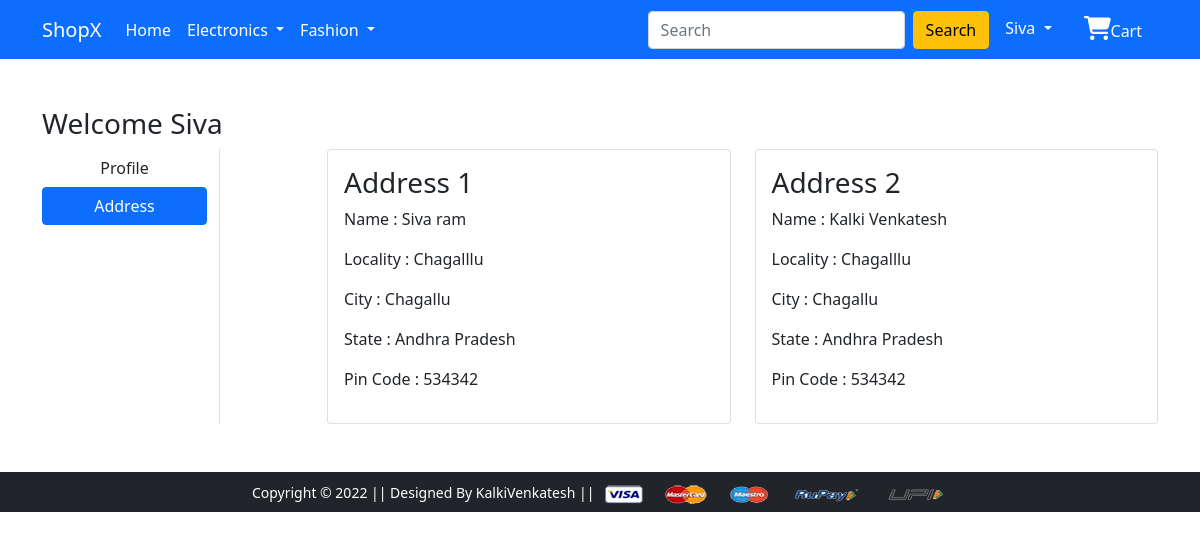
The page /address/ (signed in) on the database its author committed.
### app/models.py (models this page shows, shortened)
class Customer(models.Model):
    user = models.ForeignKey(User, on_delete=models.CASCADE)
    name = models.CharField(max_length=100)
    locality = models.CharField(max_length=100)
    city = models.CharField(max_length=100)
    zipcode = models.IntegerField()
    state = models.CharField(choices=STATE_CHOICES, max_length=50)

### app/views.py (the view)
# urls.py: path('address/', views.address, name='address'),
@login_required
def address(request):
    add = Customer.objects.filter(user=request.user)
    return render(request, 'app/address.html', {'add':add, 'active':'btn-primary '})

### app/templates/app/address.html (shortened to what this page needs)
{% extends 'app/base.html' %}
{% load static %}
{% block main-content %}
<div class="container my-5">
 <div class="row">
 <h3>Welcome <span class="text-capitalize">{{request.user}}</span></h3>
  <div class="col-sm-2 border-end">
   <ul class="list-unstyled">
    <li class="d-grid"><a href="{% url 'profile' %}" class="btn">Profile</a></li>
    <li class="d-grid"><a href="{% url 'address' %}" class="btn {{active}}">Address</a></li>
   </ul>
  </div>
  <div class="col-sm-9 offset-sm-1">
   <div class="row">
    {% for ad in  add %}
    <div class="col-sm-6">
     <div class="card">
      <div class="card-body">
       <h3>Address {{forloop.counter}} </h3>
       <p>Name     : {{ad.name}}</p>
       <p>Locality : {{ad.locality}}</p>
       <p>City     : {{ad.city}}</p>
       <p>State    : {{ad.state}}</p>
       <p>Pin Code : {{ad.zipcode}}</p>
      </div>
     </div>
    </div>
    {% endfor %}
   </div>
  </div>
 </div>
</div>
{% endblock main-content %}

### app/templates/app/base.html (shortened to what this page needs)
<!doctype html>
{% load static %}
<html lang="en">
  <head>
    <link href="https://cdn.jsdelivr.net/npm/bootstrap@5.0.0-beta1/dist/css/bootstrap.min.css" rel="stylesheet">
    <link rel="stylesheet" href="{% static 'app/css/owl.carousel.min.css' %}">
    <link rel="stylesheet" href="{% static 'app/css/all.min.css' %}">
    <link rel="stylesheet" href="{% static 'app/css/style.css' %}">
  </head>
  <body>
    <nav class="navbar navbar-expand-lg navbar-dark bg-primary">
     <div class="container">
       <a class="navbar-brand" href="/">ShopX</a>
       <div class="collapse navbar-collapse" id="navbarSupportedContent">
         <ul class="navbar-nav me-auto mb-2 mb-lg-0">
           <li class="nav-item">
             <a class="nav-link active" aria-current="page" href="/">Home</a>
           </li>
           <li class="nav-item dropdown">
             <a class="nav-link dropdown-toggle text-white" href="#" id="electronicsDropdown" role="button" data-bs-toggle="dropdown" aria-expanded="false">
               Electronics
             </a>
           </li>
           <li class="nav-item dropdown">
             <a class="nav-link dropdown-toggle text-white" href="#" id="fashionDropdown" role="button" data-bs-toggle="dropdown" aria-expanded="false">
               Fashion
             </a>
           </li>
         </ul>
         <form class="d-flex">
           <input class="form-control me-2" type="search" placeholder="Search" aria-label="Search">
           <button class="btn btn-warning" type="submit">Search</button>
         </form>
         <div>
          <ul class="navbar-nav me-auto mb-2 mb-lg-0">
            {% if request.user.is_authenticated %}
            <li class="nav-item dropdown mx-2">
              <a class="nav-link dropdown-toggle text-white" href="#" id="profileDropdown" role="button" data-bs-toggle="dropdown" aria-expanded="false">
               {{request.user.username|capfirst}}
              </a>
            </li>
            <li class="nav-item mx-2">
             <a href="{% url 'showcart' %}" class="nav-link text-white"><i style='font-size:24px' class='fas'>&#xf07a;</i>Cart</a>
            </li>
            {% endif %}
          </ul>
         </div>
       </div>
     </div>
    </nav>
    {% block main-content %} {% endblock main-content %}
    <footer class="container-fluid bg-dark text-center p-2 mt-5">
        <small class="text-white">Copyright &copy; 2022 || Designed By KalkiVenkatesh || </small>
        <img src="{% static 'app/images/payment.png' %}" alt="" srcset="" class="img-fluid" height="2px">
    </footer>
  </body>
</html>

### rows shown on the page
Customer: name "Siva ram", locality "Chagalllu", city "Chagallu", state "Andhra Pradesh", zipcode "534342"
Customer: name "Kalki Venkatesh", locality "Chagalllu", city "Chagallu", state "Andhra Pradesh", zipcode "534342"

### other values the page prints
{{ request.user.username|capfirst }} "Siva"
{{ request.user }} "Siva"
